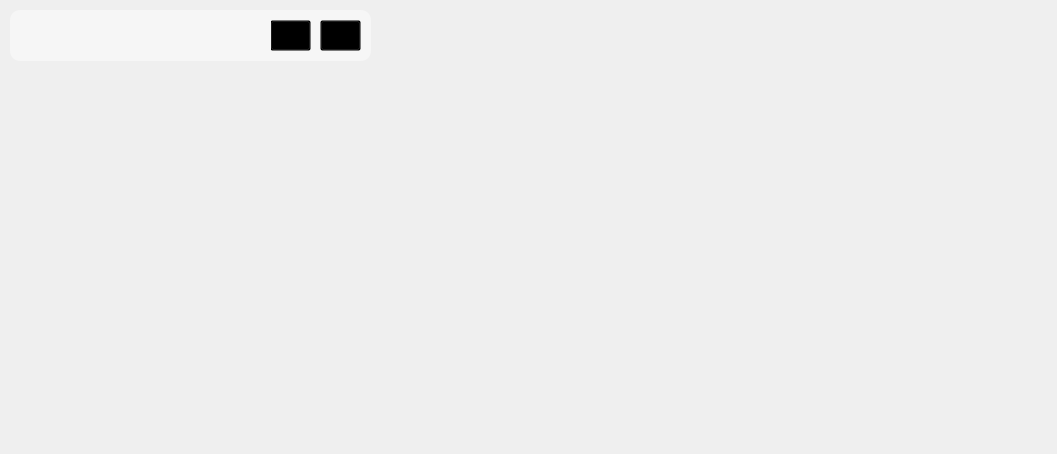
<?xml version="1.0" encoding="UTF-8"?>
<ui version="4.0">
 <class>MainWindow</class>
 <widget class="QMainWindow" name="MainWindow">
  <property name="geometry">
   <rect>
    <x>0</x>
    <y>0</y>
    <width>1057</width>
    <height>454</height>
   </rect>
  </property>
  <property name="windowTitle">
   <string>MainWindow</string>
  </property>
  <widget class="QWidget" name="centralwidget">
   <widget class="QLabel" name="image">
    <property name="geometry">
     <rect>
      <x>410</x>
      <y>0</y>
      <width>650</width>
      <height>450</height>
     </rect>
    </property>
    <property name="text">
     <string/>
    </property>
   </widget>
   <widget class="QFrame" name="search_menu">
    <property name="geometry">
     <rect>
      <x>10</x>
      <y>10</y>
      <width>361</width>
      <height>51</height>
     </rect>
    </property>
    <property name="styleSheet">
     <string notr="true">QFrame {
	background: rgb(246,246,246);
	border-radius: 10px;
}</string>
    </property>
    <property name="frameShape">
     <enum>QFrame::StyledPanel</enum>
    </property>
    <property name="frameShadow">
     <enum>QFrame::Raised</enum>
    </property>
    <widget class="QPushButton" name="search_btn">
     <property name="geometry">
      <rect>
       <x>260</x>
       <y>10</y>
       <width>41</width>
       <height>31</height>
      </rect>
     </property>
     <property name="styleSheet">
      <string notr="true">QPushButton {
	background-color: transparent;
}</string>
     </property>
     <property name="text">
      <string/>
     </property>
     <property name="icon">
      <iconset>
       <normaloff>../../Desktop/image.png</normaloff>../../Desktop/image.png</iconset>
     </property>
    </widget>
    <widget class="QPushButton" name="cancel_btn">
     <property name="geometry">
      <rect>
       <x>310</x>
       <y>10</y>
       <width>41</width>
       <height>31</height>
      </rect>
     </property>
     <property name="styleSheet">
      <string notr="true">QPushButton {
	background-color: transparent;
}</string>
     </property>
     <property name="text">
      <string/>
     </property>
     <property name="icon">
      <iconset>
       <normaloff>../../Desktop/image2.png</normaloff>../../Desktop/image2.png</iconset>
     </property>
    </widget>
    <widget class="QLineEdit" name="input_line">
     <property name="geometry">
      <rect>
       <x>10</x>
       <y>10</y>
       <width>251</width>
       <height>31</height>
      </rect>
     </property>
     <property name="styleSheet">
      <string notr="true">QLineEdit {
	background: rgb(246,246,246);
	border: 0px
}</string>
     </property>
    </widget>
   </widget>
  </widget>
 </widget>
 <resources/>
 <connections/>
</ui>
